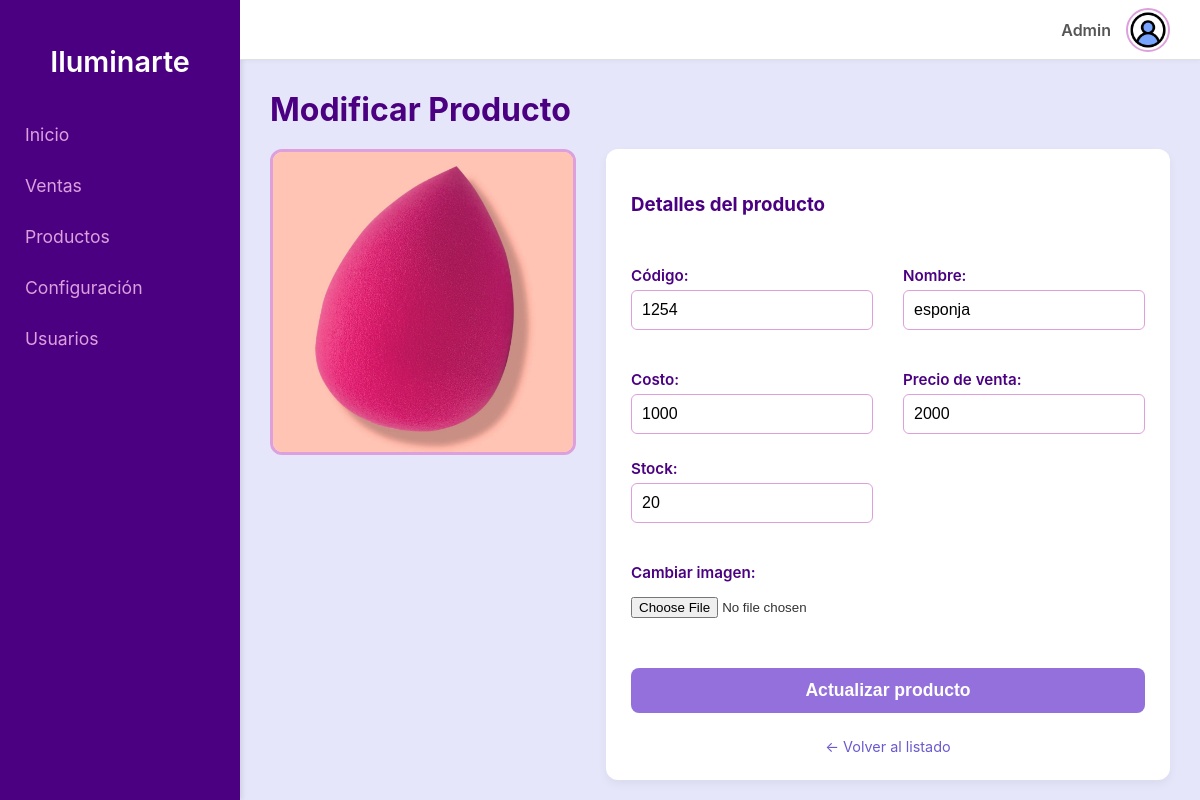
Page /modificar/2/ (signed in) on the committed database.
### productos/models.py (models this page shows, shortened)
class Producto(models.Model):
    nombre = models.CharField(max_length=100)
    codigo = models.CharField(max_length=50, unique=True)
    precio_venta = models.DecimalField(max_digits=10, decimal_places=0)
    costo = models.DecimalField(max_digits=10, decimal_places=0)
    stock = models.IntegerField()
    foto = models.ImageField(upload_to="productos/", blank=True, null=True)

### productos/views.py (the view, shortened to what this page needs)
# urls.py: path("modificar/<int:producto_id>/", views.modificar_producto, name="modificar_producto"),
@login_required
@never_cache
def modificar_producto(request, producto_id):
    producto = get_object_or_404(Producto, id=producto_id)
    return render(request, "productos/modificar_producto.html", {"producto": producto})

### productos/templates/productos/modificar_producto.html (shortened to what this page needs)
{% extends 'base.html' %}
{% load static %}
{% block content %}
<h1>Modificar Producto</h1>
<div class="form-container">
    <div class="image-preview">
        {% if producto.foto %}
            <img id="preview" src="{{ producto.foto.url }}" alt="Foto actual del producto">
        {% else %}
            <img id="preview" src="{% static 'productos/placeholder.png' %}" alt="Sin imagen">
        {% endif %}
    </div>
    <div class="form-fields">
        <form method="POST" enctype="multipart/form-data">
            <h3 style="margin-bottom: 20px; color: #4B0082;">Detalles del producto</h3>
            <div class="form-grid-2">
                <div>
                    <label for="codigo">Código:</label>
                    <input type="text" name="codigo" value="{{ producto.codigo }}" required>
                </div>
                <div>
                    <label for="nombre">Nombre:</label>
                    <input type="text" name="nombre" value="{{ producto.nombre }}" required>
                </div>
            </div>
            <div class="form-grid-2">
                <div style="display: flex">
                    <label for="costo">Costo:</label>
                    <input type="number" step="0.01" name="costo" value="{{ producto.costo }}" required style="flex-grow: 0;">
                </div>
                <div style="display: flex">
                    <label for="precio_venta">Precio de venta:</label>
                    <input type="number" step="0.01" name="precio_venta" value="{{ producto.precio_venta }}" required style="flex-grow: 1;">
                </div>
                <div>
                    <label for="stock">Stock:</label>
                    <input type="number" name="stock" value="{{ producto.stock }}" required>
                </div>
            </div>
            <label for="foto" style="margin-top: 20px;">Cambiar imagen:</label>
            <input type="file" name="foto" id="foto" accept="image/*" onchange="previewImage(event)" style="margin-bottom: 20px;">
            <button type="submit">Actualizar producto</button>
            <a href="{% url 'productos_list' %}" class="back-link">← Volver al listado</a>
        </form>
    </div>
</div>
{% endblock %}

### productos/templates/base.html (shortened to what this page needs)
<!DOCTYPE html>
<html lang="es">
<head>
  {% load static %}
  <link rel="stylesheet" href="{% static 'productos/style.css' %}">
</head>
<body>
  <div class="sidebar">
    <h2>Iluminarte</h2>
    <a href="{% url 'home' %}">Inicio</a>
    <a href="{% url 'listar_ventas' %}">Ventas</a>
    <a href="{% url 'productos_list' %}">Productos</a>
    <a href="#">Configuración</a>
    {% if perms.auth.view_user %}
      <a href="{% url 'usuarios_list' %}">Usuarios</a>
    {% endif %}
  </div>
  <div class="main-content">
    <div class="navbar">
      <div class="user-menu">
        <span class="user-name">{{ request.user.username }}</span>
        <img src="{% static 'productos/user.png' %}" alt="Usuario" class="user-avatar" id="user-avatar">
      </div>
    </div>
    <div class="container">
      {% block content %}
      {% endblock %}
    </div>
  </div>
</body>
</html>

### productos/static/productos/style.css (style rules this page uses)
body, html { margin: 0; padding: 0; height: 100%; font-family: -apple-system, BlinkMacSystemFont, "Segoe UI", Roboto, Helvetica, Arial, sans-serif; background-color: #f0f8ff; color: #333; }
body { display: flex; }
a { text-decoration: none; color: inherit; }
.sidebar { width: 240px; background-color: #4B0082; color: #ffffff; height: 100vh; position: fixed; top: 0; left: 0; padding-top: 20px; box-shadow: 2px 0 5px rgba(0, 0, 0, 0.1); box-sizing: border-box; }
.sidebar h2 { text-align: center; font-size: 1.8rem; font-weight: 600; margin-bottom: 30px; color: #ffffff; }
.sidebar a { display: block; padding: 15px 25px; font-size: 1.1rem; color: #DDA0DD; transition: background-color 0.3s ease, color 0.3s ease; }
.main-content { flex-grow: 1; margin-left: 240px; display: flex; flex-direction: column; height: 100vh; overflow-y: auto; }
.navbar { display: flex; justify-content: flex-end; align-items: center; background-color: #ffffff; padding: 10px 30px; height: 60px; border-bottom: 1px solid #e0e0e0; box-shadow: 0 2px 4px rgba(0, 0, 0, 0.03); box-sizing: border-box; position: sticky; top: 0; z-index: 10; }
.user-menu { position: relative; display: flex; align-items: center; cursor: pointer; }
.user-name { margin-right: 15px; font-weight: 600; color: #555; }
.user-avatar { width: 40px; height: 40px; border-radius: 50%; object-fit: cover; border: 2px solid #DDA0DD; }
.container { padding: 30px; flex-grow: 1; background-color: #E6E6FA; }
.container h1 { font-size: 2rem; color: #4B0082; margin-top: 0; margin-bottom: 20px; font-weight: 700; }
.form-container { display: flex; gap: 30px; margin-top: 20px; }
.form-fields form { display: flex; flex-direction: column; gap: 10px; background-color: #ffffff; padding: 25px; border-radius: 12px; box-shadow: 0 4px 10px rgba(0, 0, 0, 0.05); }
.form-fields { flex-grow: 1; }
.form-fields label { font-weight: 600; color: #4B0082; margin-top: 10px; margin-bottom: 5px; display: block; font-size: 0.95rem; }
.form-fields input:not([type="checkbox"]):not([type="radio"]):not([type="file"]), .form-fields select, .form-fields textarea { width: 100%; padding: 10px; border: 1px solid #DDA0DD; border-radius: 6px; font-size: 1rem; box-sizing: border-box; transition: border-color 0.2s ease; }
.form-fields button[type="submit"] { background-color: #9370DB; color: white; padding: 12px; border: none; border-radius: 8px; font-size: 1.1rem; font-weight: 600; cursor: pointer; margin-top: 20px; transition: background-color 0.3s ease; }
.back-link { display: block; text-align: center; margin-top: 15px; color: #6a5acd; font-size: 0.9rem; transition: color 0.2s ease; }
.image-preview { width: 300px; height: 300px; border: 3px solid #DDA0DD; border-radius: 12px; overflow: hidden; flex-shrink: 0; align-self: flex-start; }
.image-preview img { width: 100%; height: 100%; object-fit: cover; display: block; }
.form-grid-2 { display: grid; grid-template-columns: 1fr 1fr; gap: 15px 30px; margin-top: 10px; margin-bottom: 10px; }
.form-grid-2 > div { display: flex; flex-direction: column; }
.form-grid-2 label { margin-bottom: 5px; }

### rows in the picture
Producto: foto (picture), codigo "1254", nombre "esponja", costo "1000", precio_venta "2000", stock "20"

### other values in the picture
{{ request.user.username }} "Admin"
